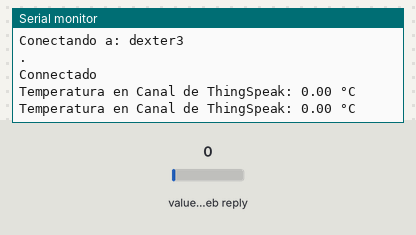
Bench run of a sketch on a simulated ESP32. Parts: the last lines printed to the serial monitor. The test bench sets the inputs (shaded band); at power-on: value in the web reply 0. WiFi joins after 1.5 s; servers stay silent unless stated; web services answer with replies made up by the test bench.

Above: at 11.4 s.
11.5 s: value in the web reply set to 2
At 16.7 s:
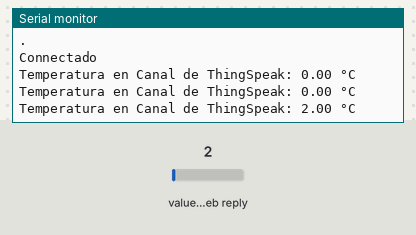
19.4 s: value in the web reply set to 25
At 21.9 s:
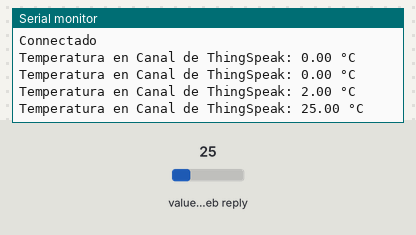
Timing chart, 0 to 23.4 s (numbered marks = the images above; inputs shaded):
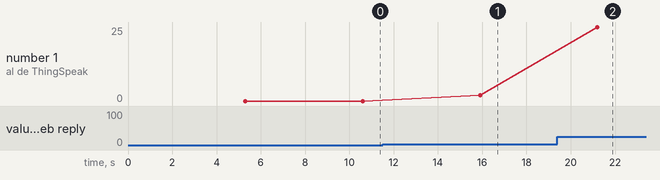

The sketch:

ThingSpeak_LeerDatos.ino
```cpp
#include <WiFi.h>
#include "secrets.h"
#include "ThingSpeak.h"

char ssid[] = SECRET_SSID;
char pass[] = SECRET_PASS;
WiFiClient  client;

// variables de canal privado
//unsigned long nroCanalPublico = SECRET_CH_ID_PUBLIC;
//unsigned int nroCampoPublico = 1;


// variables de canal público
unsigned long nroCanalPrivado = SECRET_CH_ID_PRIVATE;
const char * ReadAPIKey = SECRET_READ_APIKEY;
unsigned int nroCampoPrivado = 2;

void setup() {
  Serial.begin(115200);

  WiFi.mode(WIFI_STA);
  ThingSpeak.begin(client);
}

void loop() {

  int statusCode = 0;

  // Connecta a WiFi
  if(WiFi.status() != WL_CONNECTED){
    Serial.print("Conectando a: ");
    Serial.println(SECRET_SSID);
    while(WiFi.status() != WL_CONNECTED){
      WiFi.begin(ssid, pass);
      Serial.print(".");
      delay(5000);
    }
    Serial.println("\nConnectado");
  }

  // Lee un campo de Canal Privado
  float temperatureInF = ThingSpeak.readLongField(nroCanalPrivado, nroCampoPrivado, ReadAPIKey);

  // Checkea lectura
  statusCode = ThingSpeak.getLastReadStatus();
  if(statusCode == 200){
    Serial.println("Temperatura en Canal de ThingSpeak: " + String(temperatureInF) + " °C");
  }
  else{
    Serial.println("Problemas leyendo el canal. HTTP error code " + String(statusCode));
  }

  delay(5000);
/*
  // Lee un campo de canal público
  long count = ThingSpeak.readFloatField(nroCanalPublico, nroCampoPublico);
*/
}
```

secrets.h
```cpp
#define SECRET_SSID "dexter3"
#define SECRET_PASS "374737473h"

#define SECRET_CH_ID_PUBLIC 12397	          	//Canal Público

#define SECRET_CH_ID_PRIVATE 2274848 					//Canal Privado
#define SECRET_READ_APIKEY "OG39IB430Q89VU2V"	//API Key de lectura
```

Measured:
- after the input at 11.5 s, the serial monitor: prints a new line after 4.4 s (image 1)
- after the input at 19.4 s, the serial monitor: prints a new line after 1.8 s (image 2)
- plotted number 1: 0 → 2 after the input at 11.5 s, 2 → 25 after the input at 19.4 s
